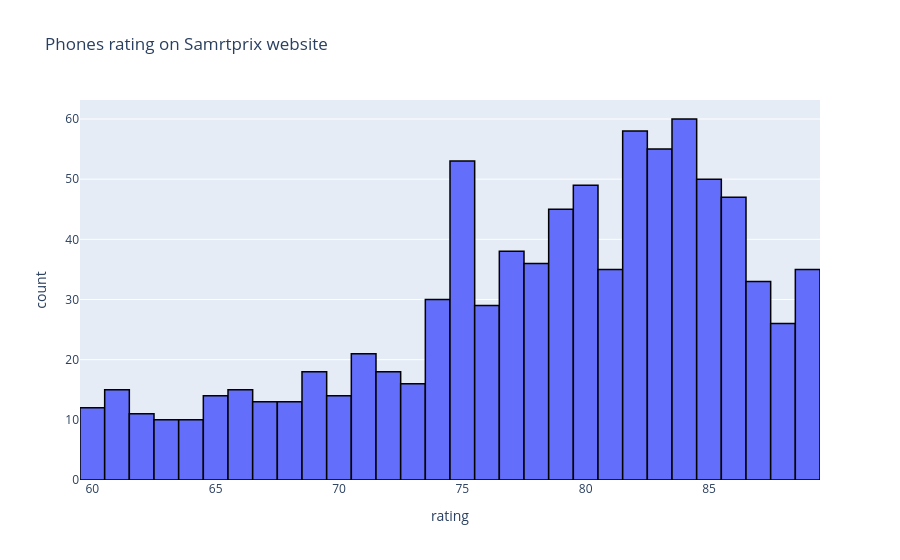

The notebook cell saved with this chart:
### Code cell
fig = px.histogram(data_frame=df,x='rating',title='Phones rating on Samrtprix website',)
fig.update_traces(marker_line_color='black', marker_line_width=1.5)
fig.show()

### Figure 1 — Plotly figure (JSON) as saved in the notebook; plotly's stock layout.template omitted (floating-point values rounded to 4 significant figures; data arrays with more than 128 entries replaced by an {"elided": "..."} marker saying what was removed)
{"data": [{"bingroup": "x", "hovertemplate": "rating=%{x}<br>count=%{y}<extra></extra>", "legendgroup": "", "marker": {"color": "#636efa", "line": {"color": "black", "width": 1.5}, "pattern": {"shape": ""}}, "name": "", "orientation": "v", "showlegend": false, "type": "histogram", "x": {"elided": "980 float values"}, "xaxis": "x", "yaxis": "y"}], "layout": {"barmode": "relative", "legend": {"tracegroupgap": 0}, "title": {"text": "Phones rating on Samrtprix website"}, "xaxis": {"anchor": "y", "domain": [0, 1], "title": {"text": "rating"}}, "yaxis": {"anchor": "x", "domain": [0, 1], "title": {"text": "count"}}}}
